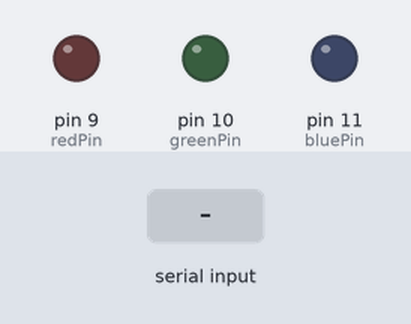
Simulated run of this sketch. Board: Arduino Uno, built with avr-gcc and run on an emulated ATmega328P. Parts: output pins drawn as LEDs (lit = HIGH). Dashed ring = blinking. The test bench sets the inputs (shaded band). What the sketch prints to the serial monitor is not drawn.

Above: at 1.2 s.
1.3 s: "90,45\n" received over Serial
At 1.45 s:
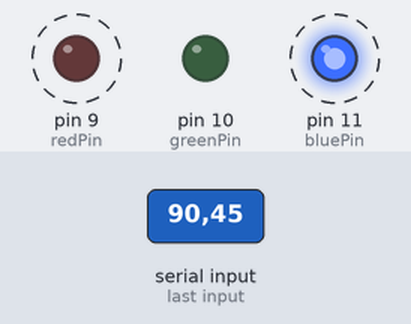
At 2.15 s:
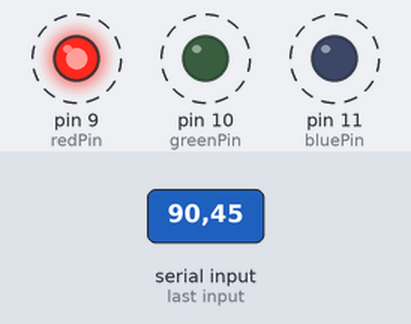
Timing chart, 0 to 10.3 s (numbered marks = the images above; inputs shaded):
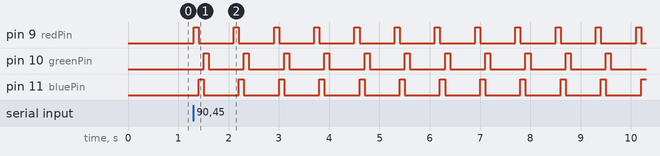

Measured:
- after the input at 1.3 s, pin 9 (redPin): alternates HIGH for 0.10 s and LOW for 0.70 s, starting at once; pin 10 (greenPin): alternates HIGH for 0.10 s and LOW for 0.70 s, starting after 0.20 s; pin 11 (bluePin): alternates HIGH for 0.10 s and LOW for 0.70 s, starting after 0.10 s

The sketch:

whileLoopBlinkLedByUserInput.ino
```cpp
int bluePin=11;
int greenPin=10;
int redPin=9;
int LEDGap=100;
int reset=500;
int baudRate=9600;
int numBlinks;
int counter;
String blinkPrompt="How many blinks would you like?";

void setup() {
  // put your setup code here, to run once:
  Serial.begin(baudRate);
  pinMode(bluePin,OUTPUT);
  pinMode(greenPin,OUTPUT);
  pinMode(redPin,OUTPUT);
}

void loop() {
  // put your main code here, to run repeatedly:
counter = 0;
Serial.println(blinkPrompt);
while(Serial.available()==0){}
numBlinks=Serial.parseInt();

while (counter < numBlinks){
digitalWrite(redPin,HIGH);
digitalWrite(bluePin,LOW);
digitalWrite(greenPin,LOW);
delay(LEDGap);
digitalWrite(redPin,LOW);
digitalWrite(bluePin,HIGH);
digitalWrite(greenPin,LOW);
delay(LEDGap);
digitalWrite(redPin,LOW);
digitalWrite(bluePin,LOW);
digitalWrite(greenPin,HIGH);
delay(LEDGap);
digitalWrite(redPin,LOW);
digitalWrite(bluePin,LOW);
digitalWrite(greenPin,LOW);
delay(reset);
counter = counter + 1;
}


}
```
